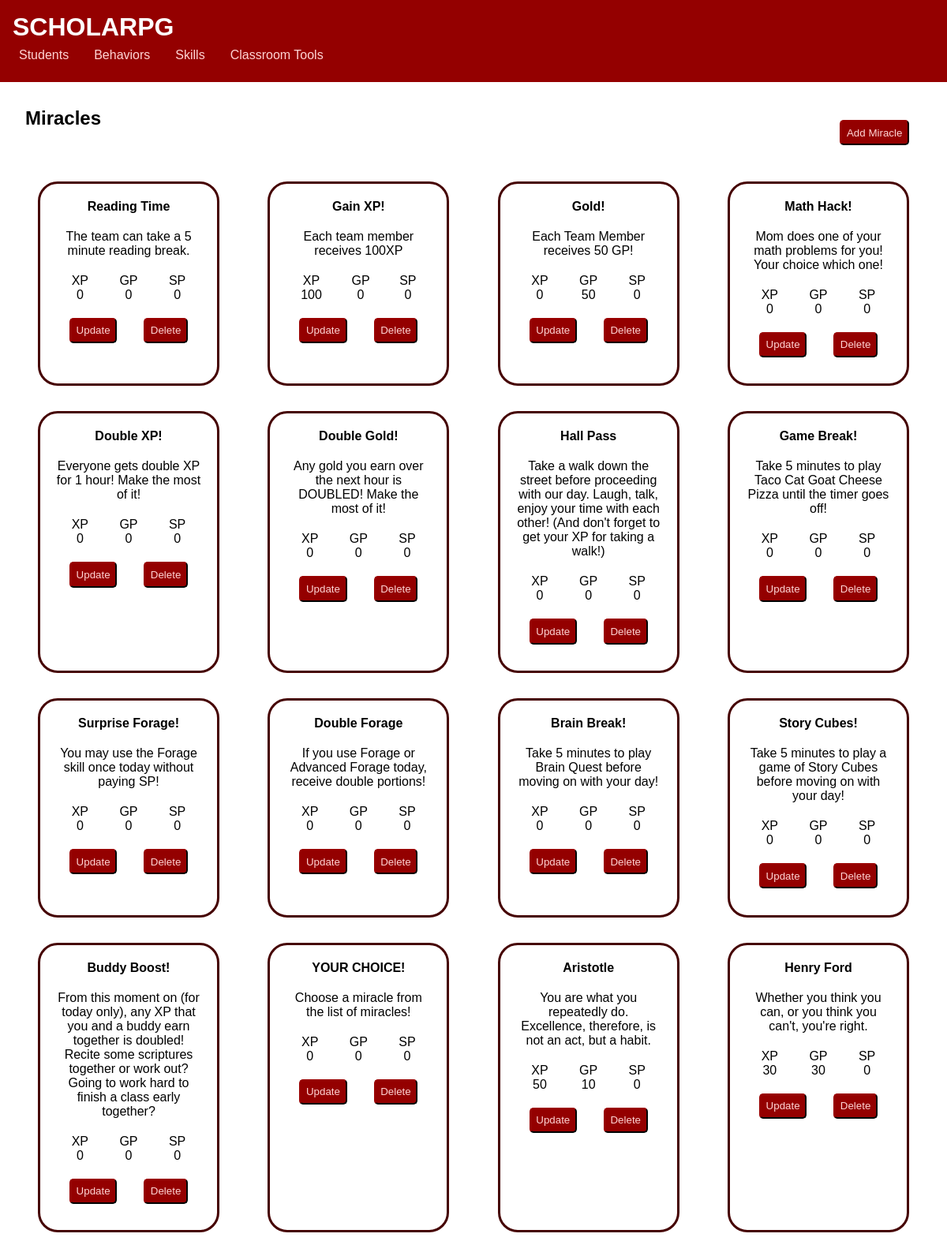
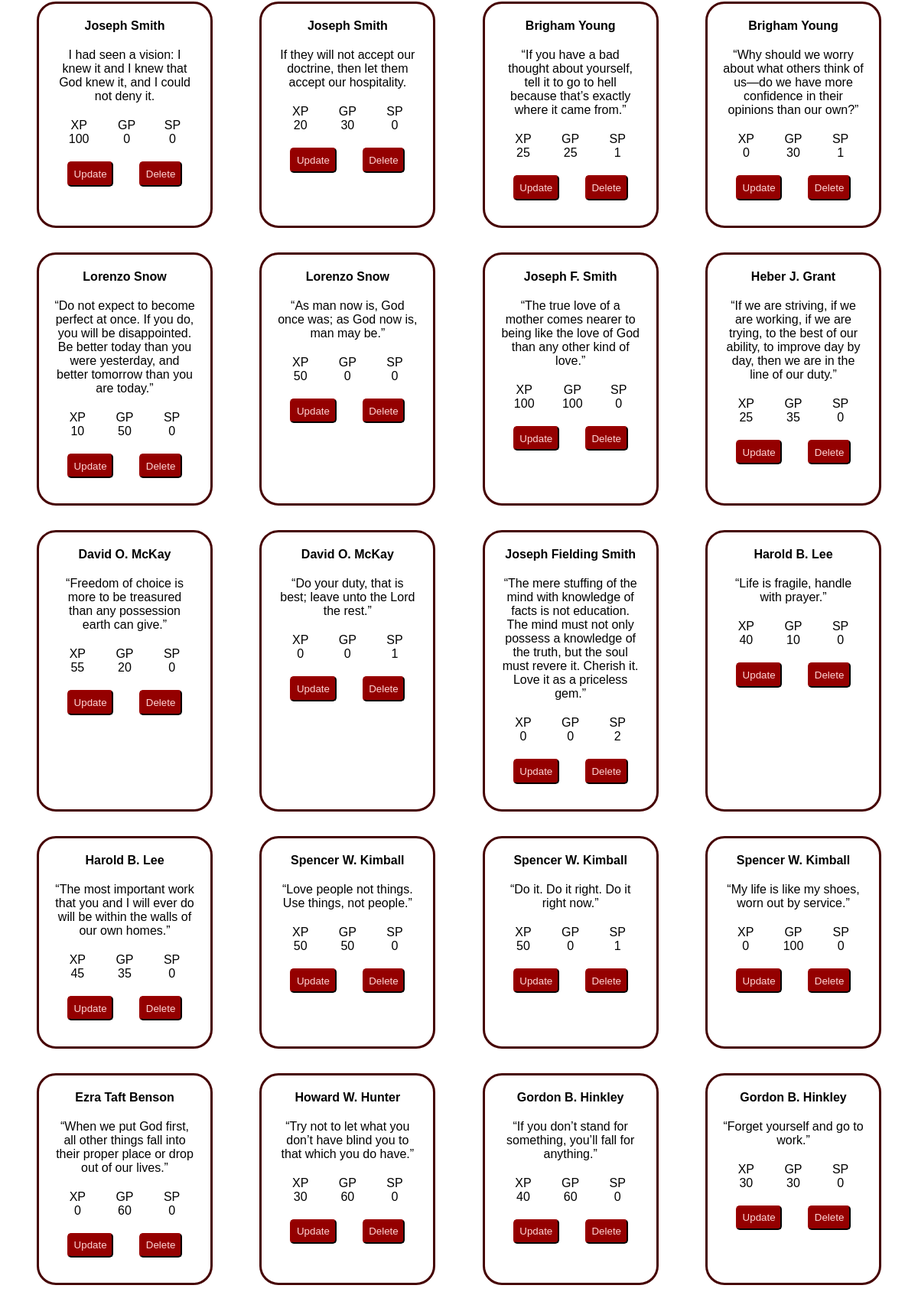
The app's page /view_miracles/ (upper part) with its own data (2 pictures, top to bottom).
### student_hub/models.py (models this page shows)
class Miracles(models.Model):
    title = models.CharField(max_length=100)
    desc = models.CharField(max_length=500)
    sp = models.IntegerField(default=0)
    xp = models.IntegerField(default=0)
    gp = models.IntegerField(default=0)
    class Meta:
        db_table = "miracles"

### scholarpg/views.py (the view)
# urls.py: path('view_miracles/', views.view_miracles),
def view_miracles(req):
    if Miracles.objects.exists():
        miracles = Miracles.objects.all()
        context={'miracles': miracles}
        return render(req, 'view_miracles.html', context)
    else:
        return render(req, 'view_miracles.html')

### templates/view_miracles.html (shortened to what this page needs)
{% extends "main_template.html" %}
{% block content %}
<div class="headline-div">
    <h2>Miracles</h2>
    <form class="form-button" action="/add_miracle_form">
        <button type="submit">Add Miracle</button>
    </form>
</div>
<div class="cards">
{% for miracle in miracles %}
    <div class="card">
        <p class="card-title">{{ miracle.title }}</p>
        <p class="card-desc">{{miracle.desc}}</p>
        <div class="card-pieces">
            <div>
                <p>XP</p>
                <p> {{miracle.xp}}</p>
            </div>
            <div>
                <p>GP</p>
                <p> {{miracle.gp}}</p>
            </div>
            <div>
                <p>SP</p>
                <p> {{miracle.sp}}</p>
            </div>
        </div>
        <div class="button-div">
            <form class="form-button" action="../../update_miracle_form/{{miracle.pk}}">
                <button type="submit">Update</button>
            </form>
            <form class="form-button" action="../../delete_miracle_form/{{miracle.pk}}">
                <button type="submit">Delete</button>
            </form>
        </div>
    </div>
{% endfor %}
</div>
{% endblock %}

### static/css/main.css (style rules this page uses)
* { margin: 0; padding: 0; box-sizing: border-box; }
body { min-height: 100vh; display: grid; grid-template-rows: 120px 1fr; font-family: Arial, Helvetica, sans-serif; }
.headline-div { display: flex; justify-content: space-between; width: 100%; }
form { max-width: 500px; display: grid; grid-template-columns: 1fr 2fr; padding: 1em; justify-self: center; }
form input, label, select, button, textarea { margin-bottom: 1em; padding: .5em; }
form button { background-color: #940000; color: #ffd5d5; border-radius: 5px; border-color: #450000; grid-column-start: 1; grid-column-end: 3; }
.button-div { display: flex; justify-content: space-around; width: 100%; }
.button-div form { padding: 0; }
.cards { display: flex; flex-wrap: wrap; justify-content: space-between; }
.card { width: 230px; padding: 10px; border: 3px solid #450000 ; border-radius: 25px; margin: 1em; text-align: center; }
.card>* { padding: 10px; }
.card-title { font-weight: bold; }
.card-pieces { display: flex; flex-wrap: nowrap; justify-content: space-around; text-align: center; padding: 10px; }

### records on screen
Miracles: title "Reading Time", desc "The team can take a 5 minute reading break.", xp "0", gp "0", sp "0"
Miracles: title "Gain XP!", desc "Each team member receives 100XP", xp "100", gp "0", sp "0"
Miracles: title "Gold!", desc "Each Team Member receives 50 GP!", xp "0", gp "50", sp "0"
Miracles: title "Math Hack!", desc "Mom does one of your math problems for you! Your choice which one!", xp "0", gp "0", sp "0"
Miracles: title "Double XP!", desc "Everyone gets double XP for 1 hour! Make the most of it!", xp "0", gp "0", sp "0"
Miracles: title "Double Gold!", desc "Any gold you earn over the next hour is DOUBLED! Make the most of it!", xp "0", gp "0", sp "0"
Miracles: title "Hall Pass", desc "Take a walk down the street before proceeding with our day. Laugh, talk, enjoy your time with each other! (And don't forget to get your XP for taking a walk!)", xp "0", gp "0", sp "0"
Miracles: title "Game Break!", desc "Take 5 minutes to play Taco Cat Goat Cheese Pizza until the timer goes off!", xp "0", gp "0", sp "0"
Miracles: title "Surprise Forage!", desc "You may use the Forage skill once today without paying SP!", xp "0", gp "0", sp "0"
Miracles: title "Double Forage", desc "If you use Forage or Advanced Forage today, receive double portions!", xp "0", gp "0", sp "0"
Miracles: title "Brain Break!", desc "Take 5 minutes to play Brain Quest before moving on with your day!", xp "0", gp "0", sp "0"
Miracles: title "Story Cubes!", desc "Take 5 minutes to play a game of Story Cubes before moving on with your day!", xp "0", gp "0", sp "0"
Miracles: title "Buddy Boost!", desc "From this moment on (for today only), any XP that you and a buddy earn together is doubled! Recite some scriptures together or work out? Going to work hard to finish a class early together?", xp "0", gp "0", sp "0"
Miracles: title "YOUR CHOICE!", desc "Choose a miracle from the list of miracles!", xp "0", gp "0", sp "0"
Miracles: title "Aristotle", desc "You are what you repeatedly do. Excellence, therefore, is not an act, but a habit.", xp "50", gp "10", sp "0"
Miracles: title "Henry Ford", desc "Whether you think you can, or you think you can't, you're right.", xp "30", gp "30", sp "0"
Miracles: title "Joseph Smith", desc "I had seen a vision: I knew it and I knew that God knew it, and I could not deny it.", xp "100", gp "0", sp "0"
Miracles: title "Joseph Smith", desc "If they will not accept our doctrine, then let them accept our hospitality.", xp "20", gp "30", sp "0"
Miracles: title "Brigham Young", desc "“If you have a bad thought about yourself, tell it to go to hell because that’s exactly where it came from.”", xp "25", gp "25", sp "1"
Miracles: title "Brigham Young", desc "“Why should we worry about what others think of us—do we have more confidence in their opinions than our own?”", xp "0", gp "30", sp "1"
Miracles: title "Lorenzo Snow", desc "“Do not expect to become perfect at once. If you do, you will be disappointed. Be better today than you were yesterday, and better tomorrow than you are today.”", xp "10", gp "50", sp "0"
Miracles: title "Lorenzo Snow", desc "“As man now is, God once was; as God now is, man may be.”", xp "50", gp "0", sp "0"
Miracles: title "Joseph F. Smith", desc "“The true love of a mother comes nearer to being like the love of God than any other kind of love.”", xp "100", gp "100", sp "0"
Miracles: title "Heber J. Grant", desc "“If we are striving, if we are working, if we are trying, to the best of our ability, to improve day by day, then we are in the line of our duty.”", xp "25", gp "35", sp "0"
Miracles: title "David O. McKay", desc "“Freedom of choice is more to be treasured than any possession earth can give.”", xp "55", gp "20", sp "0"
Miracles: title "David O. McKay", desc "“Do your duty, that is best; leave unto the Lord the rest.”", xp "0", gp "0", sp "1"
Miracles: title "Joseph Fielding Smith", desc "“The mere stuffing of the mind with knowledge of facts is not education. The mind must not only possess a knowledge of the truth, but the soul must revere it. Cherish it. Love it as a priceless gem.”", xp "0", gp "0", sp "2"
Miracles: title "Harold B. Lee", desc "“Life is fragile, handle with prayer.”", xp "40", gp "10", sp "0"
Miracles: title "Harold B. Lee", desc "“The most important work that you and I will ever do will be within the walls of our own homes.”", xp "45", gp "35", sp "0"
Miracles: title "Spencer W. Kimball", desc "“Love people not things. Use things, not people.”", xp "50", gp "50", sp "0"
Miracles: title "Spencer W. Kimball", desc "“Do it. Do it right. Do it right now.”", xp "50", gp "0", sp "1"
Miracles: title "Spencer W. Kimball", desc "“My life is like my shoes, worn out by service.”", xp "0", gp "100", sp "0"
Miracles: title "Ezra Taft Benson", desc "“When we put God first, all other things fall into their proper place or drop out of our lives.”", xp "0", gp "60", sp "0"
Miracles: title "Howard W. Hunter", desc "“Try not to let what you don’t have blind you to that which you do have.”", xp "30", gp "60", sp "0"
Miracles: title "Gordon B. Hinkley", desc "“If you don’t stand for something, you’ll fall for anything.”", xp "40", gp "60", sp "0"
Miracles: title "Gordon B. Hinkley", desc "“Forget yourself and go to work.”", xp "30", gp "30", sp "0"
